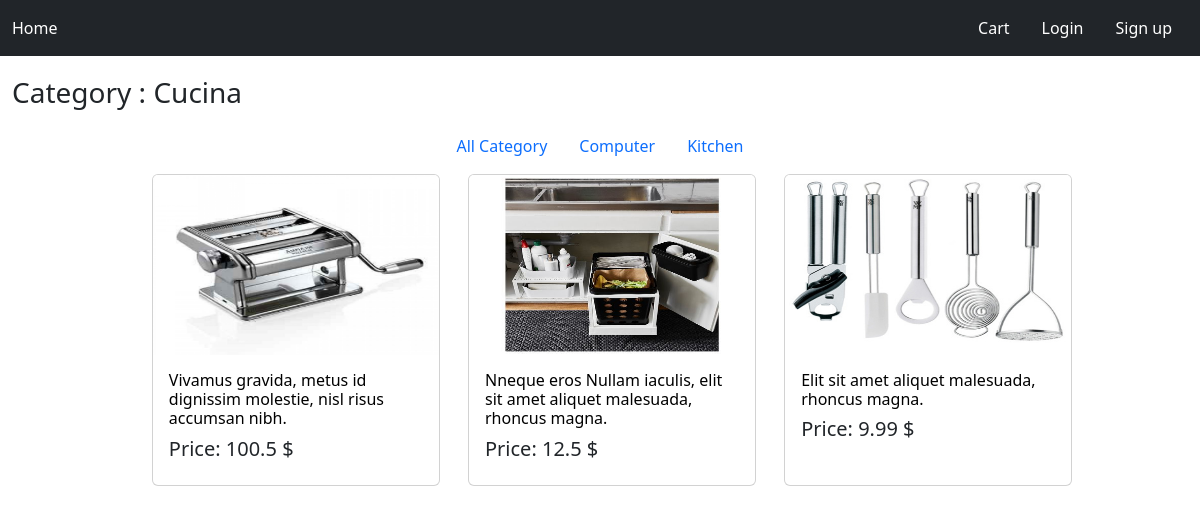
The page /categoria/2 on the database as committed earlier.
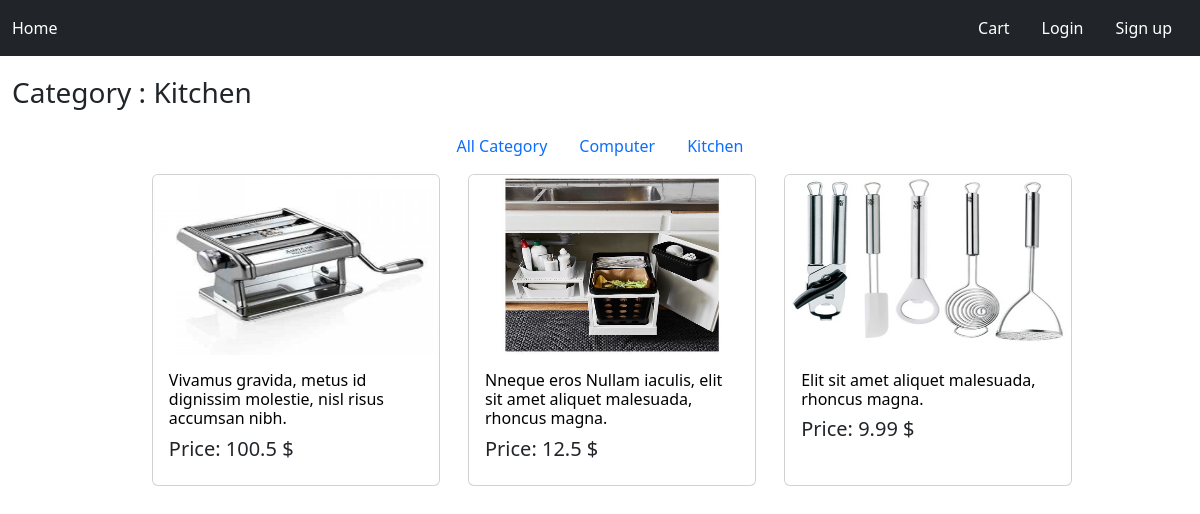
The same page on the database as committed later.
### shopOnline/models.py (models this page shows)
class Categories(models.Model):
    name = models.CharField(max_length=200, db_index=True, blank=True)

### shopOnline/views.py (the view)
# urls.py: path('',listofItem.as_view(),name='shop'),
class listofItem(ListView):
    context_object_name = "list_items"
    template_name = "shopOnline/shop.html"
    def get_queryset(self, *args, **kwargs):
        pk_list = self.kwargs
        if pk_list =={}:
            queryset = Item.objects.filter()
        else:
            queryset = Item.objects.filter(categories=pk_list['pk'])
            print(queryset.values())
        return queryset
    def get_context_data(self, **kwargs):
        context = super().get_context_data(**kwargs)
        pk_list = self.kwargs
        if pk_list =={}:
            context["nameCategory"]="All Category"
        else:
            queryC=Item.objects.filter(pk=pk_list['pk']).select_related("categories").all()
            for item in queryC:
                context["nameCategory"] = item.categories.name
        item_id_cart = []
        Cart(self.request)
        if self.request.session['cart']:
            session_cart = self.request.session['cart']
            for item in session_cart:
                item_id_cart.append(int(item))
            context["cart_id"]=item_id_cart
        print(self.request.user.pk)
        return context

### cart/context_processor.py (called while the page is built)
def cart(request):
    return {'cart':Cart(request)}

### shopOnline/templates/shopOnline/shop.html
{% extends 'base.html' %} }
{% load static %}
{% block content %}
<div style="text-align: center;padding-top: 1vw">
<div style="float: left;">
<h3>Category : {{ nameCategory }}</h3>
</div>
<ul class="nav justify-content-center" style="margin-top: 50px">
  <li class="nav-item">
    <a class="nav-link active" aria-current="page" href={% url 'shop' %}>All Category </a>
  </li>
  <li class="nav-item">
    <a class="nav-link" href={% url 'shopCategoria' 1 %}>Computer</a>
  </li>
  <li class="nav-item">
    <a class="nav-link" href={% url 'shopCategoria' 2 %}>Kitchen</a>
  </li>
</ul>
    {% for item in list_items %}
        <div class="card mt-2 ms-4" style="width: 18rem; display: inline-flex;height: 26vw">
         <a href="{% url 'detail_item' item.pk%}">
            <img  src={{ MEDIA_URL }}{{ item.image }} class="card-img-top" style="height: 15vw" > </a>
         <div class="card-body" style="text-align: left">
      <a href="{% url 'detail_item' item.pk%}" class="link-offset-2 link-underline link-underline-opacity-0" style="text-decoration: none;color: black;}"> <h6 class="card-title" style=":hover {color: blue}:visited {color: cornflowerblue}" >{{ item.name }}</h6> </a>
      <h5 style="left: 0">Price: {{ item.price }} $</h5>
  </div>
    </div>
     {% endfor %}
</div>
{% endblock %}

Rows that differ between the two databases and show on the page:
changed Categories: name "Cucina" → "Kitchen"
